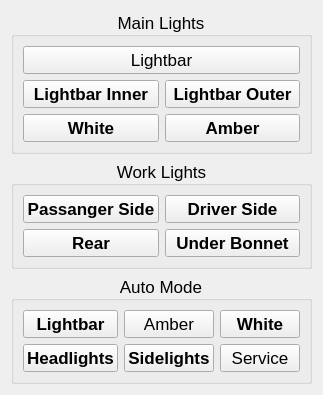
           <widget class="QFrame" name="lights">
            <property name="sizePolicy">
             <sizepolicy hsizetype="Expanding" vsizetype="Expanding">
              <horstretch>1</horstretch>
              <verstretch>1</verstretch>
             </sizepolicy>
            </property>
            <property name="font">
             <font>
              <family>Segoe UI</family>
              <pointsize>13</pointsize>
             </font>
            </property>
            <layout class="QGridLayout" name="gridLayout_7">
             <item row="0" column="0">
              <widget class="QGroupBox" name="mainlights">
               <property name="sizePolicy">
                <sizepolicy hsizetype="Expanding" vsizetype="Expanding">
                 <horstretch>1</horstretch>
                 <verstretch>1</verstretch>
                </sizepolicy>
               </property>
               <property name="font">
                <font>
                 <family>Segoe UI</family>
                 <pointsize>13</pointsize>
                </font>
               </property>
               <property name="title">
                <string>Main Lights</string>
               </property>
               <property name="alignment">
                <set>Qt::AlignCenter</set>
               </property>
               <layout class="QGridLayout" name="gridLayout_5">
                <item row="2" column="1">
                 <widget class="QPushButton" name="lightbarOuter">
                  <property name="sizePolicy">
                   <sizepolicy hsizetype="Expanding" vsizetype="Expanding">
                    <horstretch>1</horstretch>
                    <verstretch>1</verstretch>
                   </sizepolicy>
                  </property>
                  <property name="font">
                   <font>
                    <family>Segoe UI</family>
                    <pointsize>13</pointsize>
                    <bold>true</bold>
                   </font>
                  </property>
                  <property name="text">
                   <string>Lightbar Outer</string>
                  </property>
                 </widget>
                </item>
                <item row="4" column="1">
                 <widget class="QPushButton" name="lightbarAmber">
                  <property name="sizePolicy">
                   <sizepolicy hsizetype="Expanding" vsizetype="Expanding">
                    <horstretch>1</horstretch>
                    <verstretch>1</verstretch>
                   </sizepolicy>
                  </property>
                  <property name="font">
                   <font>
                    <family>Segoe UI</family>
                    <pointsize>13</pointsize>
                    <bold>true</bold>
                   </font>
                  </property>
                  <property name="text">
                   <string>Amber</string>
                  </property>
                 </widget>
                </item>
                <item row="4" column="0">
                 <widget class="QPushButton" name="lightbarWhite">
                  <property name="sizePolicy">
                   <sizepolicy hsizetype="Expanding" vsizetype="Expanding">
                    <horstretch>1</horstretch>
                    <verstretch>1</verstretch>
                   </sizepolicy>
                  </property>
                  <property name="font">
                   <font>
                    <family>Segoe UI</family>
                    <pointsize>13</pointsize>
                    <bold>true</bold>
                   </font>
                  </property>
                  <property name="text">
                   <string>White</string>
                  </property>
                 </widget>
                </item>
                <item row="2" column="0">
                 <widget class="QPushButton" name="lightbarInner">
                  <property name="sizePolicy">
                   <sizepolicy hsizetype="Expanding" vsizetype="Expanding">
                    <horstretch>1</horstretch>
                    <verstretch>1</verstretch>
                   </sizepolicy>
                  </property>
                  <property name="font">
                   <font>
                    <family>Segoe UI</family>
                    <pointsize>13</pointsize>
                    <bold>true</bold>
                   </font>
                  </property>
                  <property name="text">
                   <string>Lightbar Inner</string>
                  </property>
                 </widget>
                </item>
                <item row="1" column="0" colspan="2">
                 <widget class="QPushButton" name="lightbarMain">
                  <property name="sizePolicy">
                   <sizepolicy hsizetype="Expanding" vsizetype="Expanding">
                    <horstretch>1</horstretch>
                    <verstretch>2</verstretch>
                   </sizepolicy>
                  </property>
                  <property name="text">
                   <string>Lightbar</string>
                  </property>
                 </widget>
                </item>
               </layout>
              </widget>
             </item>
             <item row="1" column="0">
              <widget class="QGroupBox" name="worklights">
               <property name="sizePolicy">
                <sizepolicy hsizetype="Expanding" vsizetype="Expanding">
                 <horstretch>1</horstretch>
                 <verstretch>1</verstretch>
                </sizepolicy>
               </property>
               <property name="font">
                <font>
                 <family>Segoe UI</family>
                 <pointsize>13</pointsize>
                </font>
               </property>
               <property name="title">
                <string>Work Lights</string>
               </property>
               <property name="alignment">
                <set>Qt::AlignCenter</set>
               </property>
               <layout class="QGridLayout" name="gridLayout_4">
                <item row="1" column="0">
                 <widget class="QPushButton" name="worklightsRear">
                  <property name="sizePolicy">
                   <sizepolicy hsizetype="Expanding" vsizetype="Expanding">
                    <horstretch>1</horstretch>
                    <verstretch>1</verstretch>
                   </sizepolicy>
                  </property>
                  <property name="font">
                   <font>
                    <family>Segoe UI</family>
                    <pointsize>13</pointsize>
                    <bold>true</bold>
                   </font>
                  </property>
                  <property name="text">
                   <string>Rear</string>
                  </property>
                 </widget>
                </item>
                <item row="1" column="1">
                 <widget class="QPushButton" name="worklightsUnderBonnet">
                  <property name="sizePolicy">
                   <sizepolicy hsizetype="Expanding" vsizetype="Expanding">
                    <horstretch>1</horstretch>
                    <verstretch>1</verstretch>
                   </sizepolicy>
                  </property>
                  <property name="font">
                   <font>
                    <family>Segoe UI</family>
                    <pointsize>13</pointsize>
                    <bold>true</bold>
                   </font>
                  </property>
                  <property name="text">
                   <string>Under Bonnet</string>
                  </property>
                 </widget>
                </item>
                <item row="0" column="0">
                 <widget class="QPushButton" name="worklightsPassangerSide">
                  <property name="sizePolicy">
                   <sizepolicy hsizetype="Expanding" vsizetype="Expanding">
                    <horstretch>1</horstretch>
                    <verstretch>1</verstretch>
                   </sizepolicy>
                  </property>
                  <property name="font">
                   <font>
                    <family>Segoe UI</family>
                    <pointsize>13</pointsize>
                    <bold>true</bold>
                   </font>
                  </property>
                  <property name="text">
                   <string>Passanger Side</string>
                  </property>
                 </widget>
                </item>
                <item row="0" column="1">
                 <widget class="QPushButton" name="worklightsDriverSide">
                  <property name="sizePolicy">
                   <sizepolicy hsizetype="Expanding" vsizetype="Expanding">
                    <horstretch>1</horstretch>
                    <verstretch>1</verstretch>
                   </sizepolicy>
                  </property>
                  <property name="font">
                   <font>
                    <family>Segoe UI</family>
                    <pointsize>13</pointsize>
                    <bold>true</bold>
                   </font>
                  </property>
                  <property name="text">
                   <string>Driver Side</string>
                  </property>
                 </widget>
                </item>
               </layout>
              </widget>
             </item>
             <item row="2" column="0">
              <widget class="QGroupBox" name="mode">
               <property name="sizePolicy">
                <sizepolicy hsizetype="Expanding" vsizetype="Expanding">
                 <horstretch>0</horstretch>
                 <verstretch>0</verstretch>
                </sizepolicy>
               </property>
               <property name="font">
                <font>
                 <family>Segoe UI</family>
                 <pointsize>13</pointsize>
                </font>
               </property>
               <property name="title">
                <string>Auto Mode</string>
               </property>
               <property name="alignment">
                <set>Qt::AlignCenter</set>
               </property>
               <layout class="QGridLayout" name="gridLayout_2">
                <item row="0" column="2">
                 <widget class="QPushButton" name="lightbarAutoWhite">
                  <property name="sizePolicy">
                   <sizepolicy hsizetype="Expanding" vsizetype="Expanding">
                    <horstretch>1</horstretch>
                    <verstretch>0</verstretch>
                   </sizepolicy>
                  </property>
                  <property name="font">
                   <font>
                    <family>Segoe UI</family>
                    <pointsize>13</pointsize>
                    <bold>true</bold>
                   </font>
                  </property>
                  <property name="text">
                   <string>White</string>
                  </property>
                 </widget>
                </item>
                <item row="1" column="0">
                 <widget class="QPushButton" name="headlightsAuto">
                  <property name="sizePolicy">
                   <sizepolicy hsizetype="Expanding" vsizetype="Expanding">
                    <horstretch>1</horstretch>
                    <verstretch>1</verstretch>
                   </sizepolicy>
                  </property>
                  <property name="font">
                   <font>
                    <family>Segoe UI</family>
                    <pointsize>13</pointsize>
                    <bold>true</bold>
                   </font>
                  </property>
                  <property name="text">
                   <string>Headlights</string>
                  </property>
                 </widget>
                </item>
                <item row="0" column="1">
                 <widget class="QPushButton" name="lightbarAutoAmber">
                  <property name="sizePolicy">
                   <sizepolicy hsizetype="Expanding" vsizetype="Expanding">
                    <horstretch>1</horstretch>
                    <verstretch>0</verstretch>
                   </sizepolicy>
                  </property>
                  <property name="text">
                   <string>Amber</string>
                  </property>
                 </widget>
                </item>
                <item row="0" column="0">
                 <widget class="QPushButton" name="lightbarAutoMain">
                  <property name="sizePolicy">
                   <sizepolicy hsizetype="Expanding" vsizetype="Expanding">
                    <horstretch>1</horstretch>
                    <verstretch>0</verstretch>
                   </sizepolicy>
                  </property>
                  <property name="font">
                   <font>
                    <family>Segoe UI</family>
                    <pointsize>13</pointsize>
                    <bold>true</bold>
                   </font>
                  </property>
                  <property name="text">
                   <string>Lightbar</string>
                  </property>
                 </widget>
                </item>
                <item row="1" column="1">
                 <widget class="QPushButton" name="sidelightsAuto">
                  <property name="sizePolicy">
                   <sizepolicy hsizetype="Expanding" vsizetype="Expanding">
                    <horstretch>2</horstretch>
                    <verstretch>2</verstretch>
                   </sizepolicy>
                  </property>
                  <property name="font">
                   <font>
                    <family>Segoe UI</family>
                    <pointsize>13</pointsize>
                    <bold>true</bold>
                   </font>
                  </property>
                  <property name="text">
                   <string>Sidelights</string>
                  </property>
                 </widget>
                </item>
                <item row="1" column="2">
                 <widget class="QPushButton" name="service">
                  <property name="sizePolicy">
                   <sizepolicy hsizetype="Expanding" vsizetype="Expanding">
                    <horstretch>0</horstretch>
                    <verstretch>0</verstretch>
                   </sizepolicy>
                  </property>
                  <property name="text">
                   <string>Service</string>
                  </property>
                 </widget>
                </item>
               </layout>
              </widget>
             </item>
            </layout>
           </widget>
